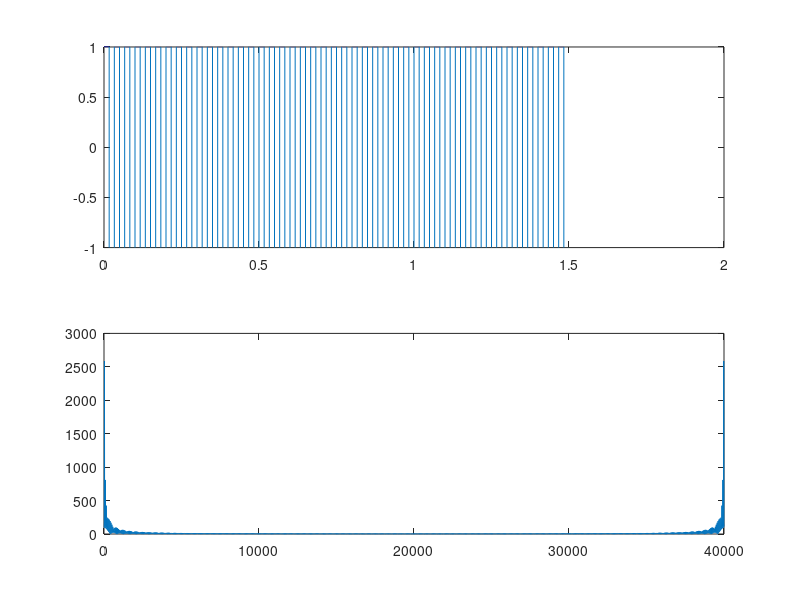

MATLAB code for this plot:
% Fs=#impulsos/seg(frecuencia de muestreo)
% Fs > 2*Fmax
Fs = 40000;
t = linspace(0,1.5,1.5*Fs);
x = 5*cos(2*pi*4000*t)+5*cos(2*pi*2000*t);
%plot(t,x)
%stem(t,x)
% sound(x,Fs)
% Generacion de Ruido
x = rand(1,1.5*Fs);
% Graficando onda Cuadrada
% square genera entre -1 y 1
% = 0:.00001:.0625;
y = 2.5*square(2*pi*30*t)+2.5;
%plot(t,y)
% Graficando Transformada de Discreta de Fourirer
% fft
% Fs = 40000;
% t = linspace(0,1.5,1.5*Fs);
% x = 5*cos(2*pi*4000*t)+5*cos(2*pi*2000*t)+1;
% subplot(2,1,1),plot(t,x)
% N=4096;
% tx = fft(x,N); % se obtiene la tranformada
% mtx=abs(tx); % se obtiene el modulo
% F = linspace(0,Fs,N);% vector de frecuencia
% subplot(2,1,2),plot(F,mtx)
% insertando onda cuadrada
Fs = 40000;
t = linspace(0,1.5,1.5*Fs);
x =square(2*pi*30*t);
subplot(2,1,1),plot(t,x)
N=4096;
tx = fft(x,N); % se obtiene la tranformada
mtx=abs(tx); % se obtiene el modulo
F = linspace(0,Fs,N);% vector de frecuencia
subplot(2,1,2),plot(F,mtx)